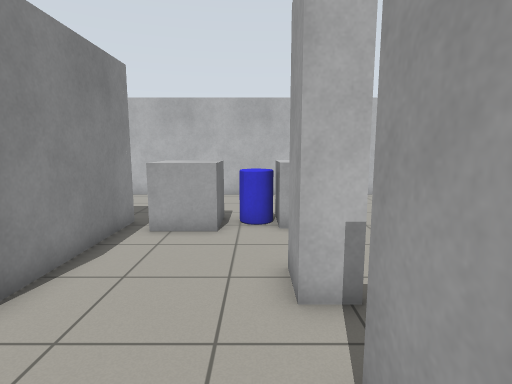
view 1 (above)

20 first-person views from a walk through a robot-simulator world made for Gazebo. The camera is 1.2 m above the floor, tilts 8° down and sees 80° across. The floor is counted in squares, 0.5 m on a side. Each view is taken from the middle of a square. On the plan, view 1 faces up. The plan holds only what a view shows up to about 18 squares ahead; the rest is blank.

view 2
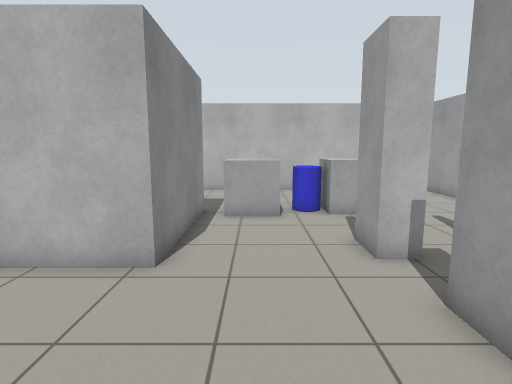

view 3
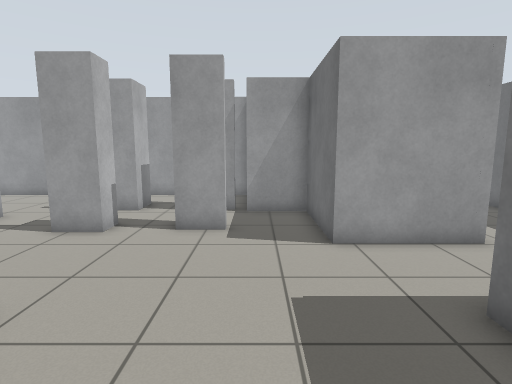

view 4
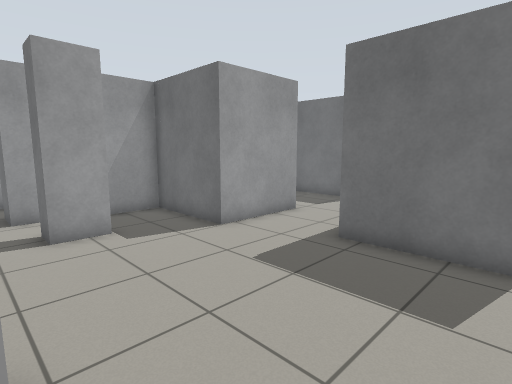

view 5
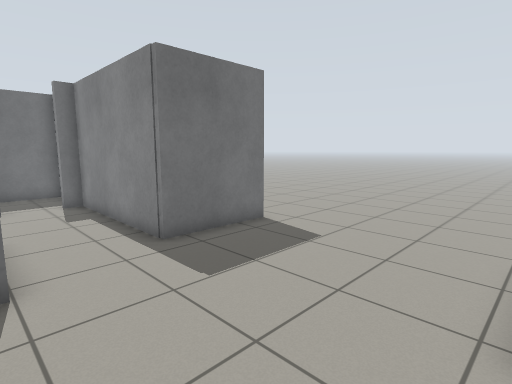

view 6
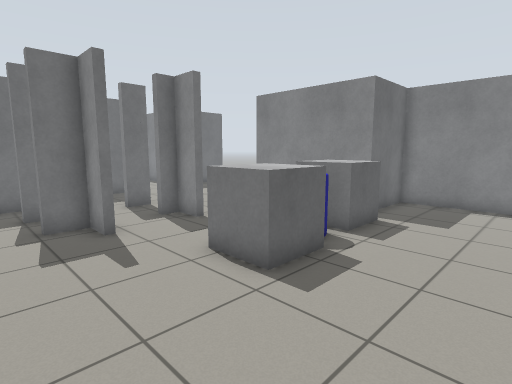

view 7
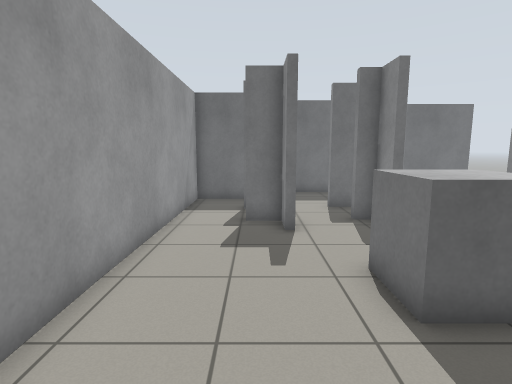

view 8
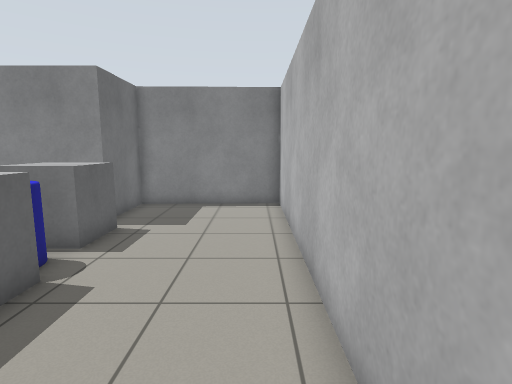

view 9
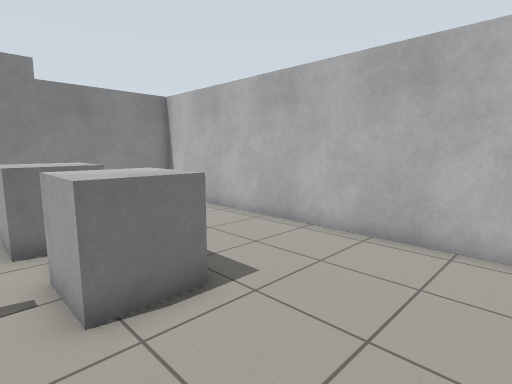

view 10
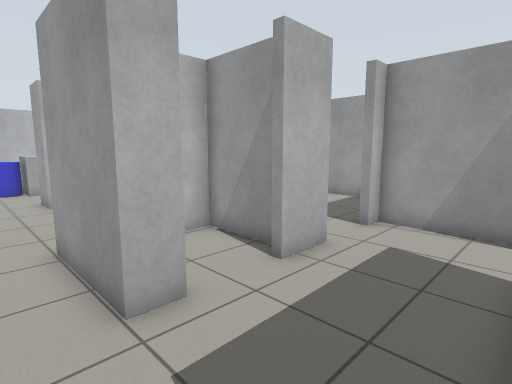

view 11
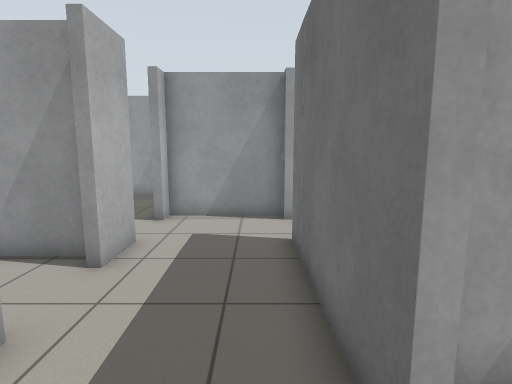

view 12
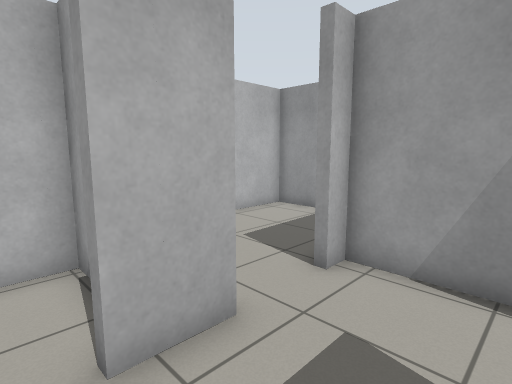

view 13
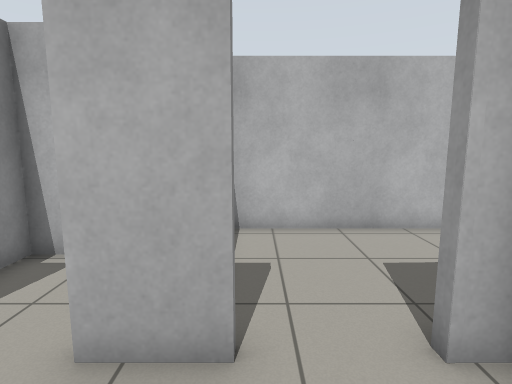

view 14
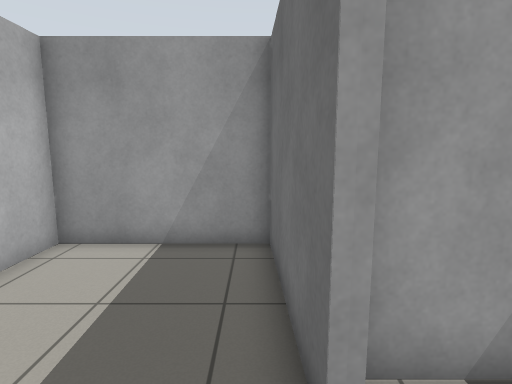

view 15
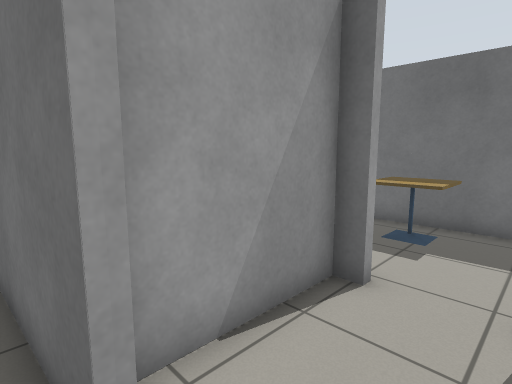

view 16
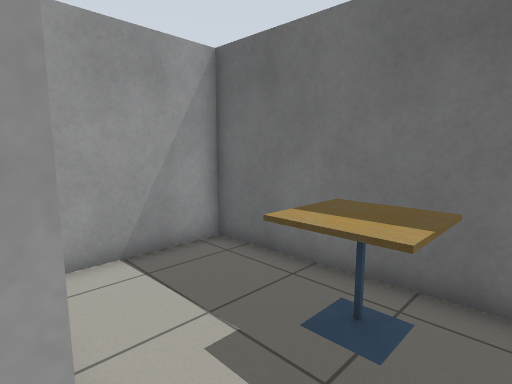

view 17
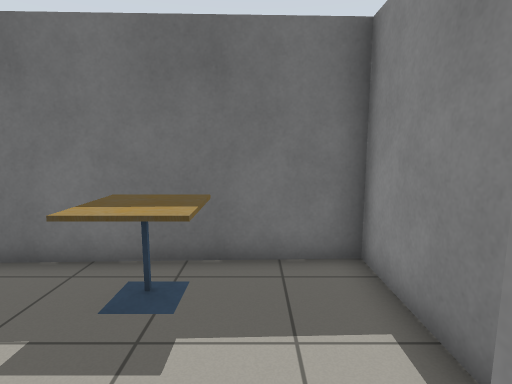

view 18
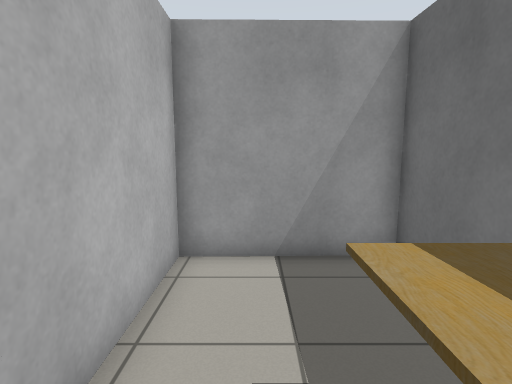

view 19
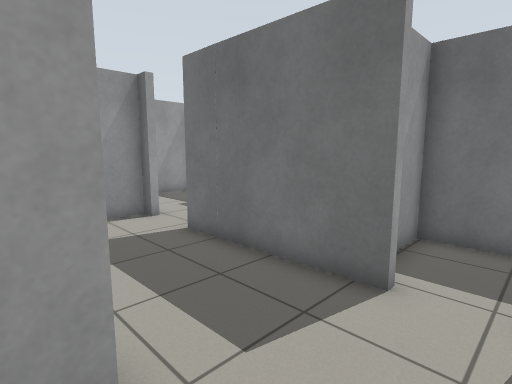

view 20
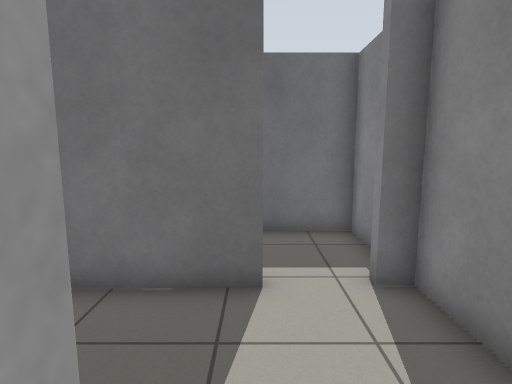

### Floor plan
Key: @ floor where view 1 was taken; # wall or solid block; . floor; T cafe table; O other object.
Columns run from 9 left of view 1 to 13 right of it. Each row starts with its distance up from view 1.
 16   ################
 15   #..............#
 14   #..............#
 13   #..............#
 12   #..............#
 11   #.......OO.....#
 10   ####OOOOOO.....#
  9      #OOO.OO.....#
  8      #...........#
  7      #...........#
  6      #.......#...#
  5      #....#..##..#
  4  .####...........#
  3 .............##..#
  2 ..........#..#...#
  1 ..........#..#...#
  0 .........@...##########
 -1 .............#........#
 -2 .........#####........#
 -3 ..####...#...#........#
 -4 ..   #...#...#........#
 -5      #...#...#......###
 -6      #......##...####
 -7      #...........#
 -8      #...........#
 -9      #...........#
-10      #..######...######
-11      #...#   #........#
-12      #...#   #........#
-13      #...#   #..TT....#
-14      #####   #..TT....#
-15              ####T#####

Where each view was taken, in squares from view 1:
view 1: 0 up, 0 right, facing up
view 2: 2 down, 2 left, facing up
view 3: 0 up, 8 left, facing right
view 4: 4 up, 8 left, facing down-right
view 5: 4 up, 0 right, facing down-left
view 6: 15 up, 7 right, facing down-left
view 7: 15 up, 5 right, facing down
view 8: 15 up, 6 right, facing left
view 9: 8 up, 7 right, facing up-left
view 10: 10 down, 2 left, facing up-right
view 11: 9 down, 3 left, facing right
view 12: 9 down, 2 right, facing up-right
view 13: 9 down, 5 right, facing up
view 14: 5 down, 5 right, facing right
view 15: 5 down, 5 right, facing down-right
view 16: 10 down, 6 right, facing down-right
view 17: 9 down, 6 right, facing down
view 18: 12 down, 6 right, facing right
view 19: 5 down, 3 left, facing down-right
view 20: 5 down, 1 left, facing down
